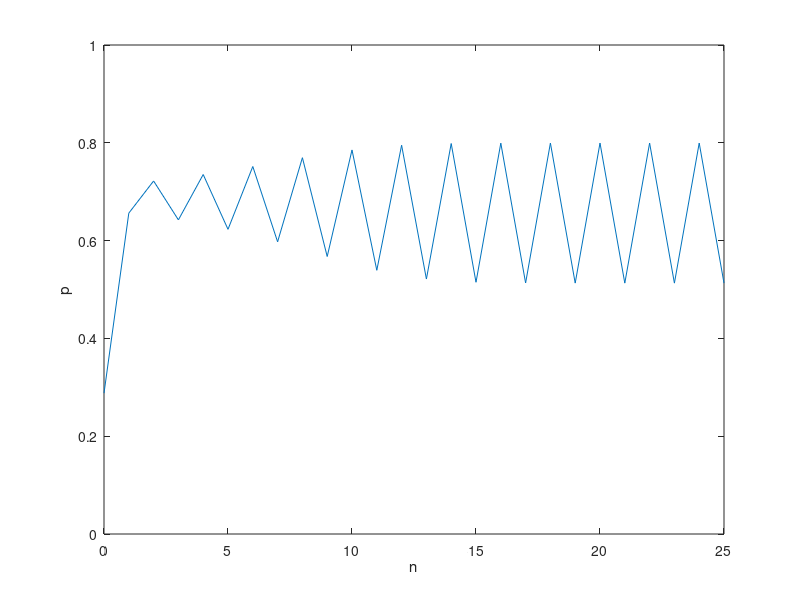

This figure's MATLAB source:
alpha = 3.2;
p_0 = 0.1;
p = [];
for i = 1:25
    p(1) = alpha*p_0*(1-p_0);
    p(i+1) = alpha*p(i)*(1-p(i));
end
p = p';
n = [0:length(p) - 1];
n = n';
plot(n,p);
xlabel('n')
ylabel('p')
ylim([0 1])